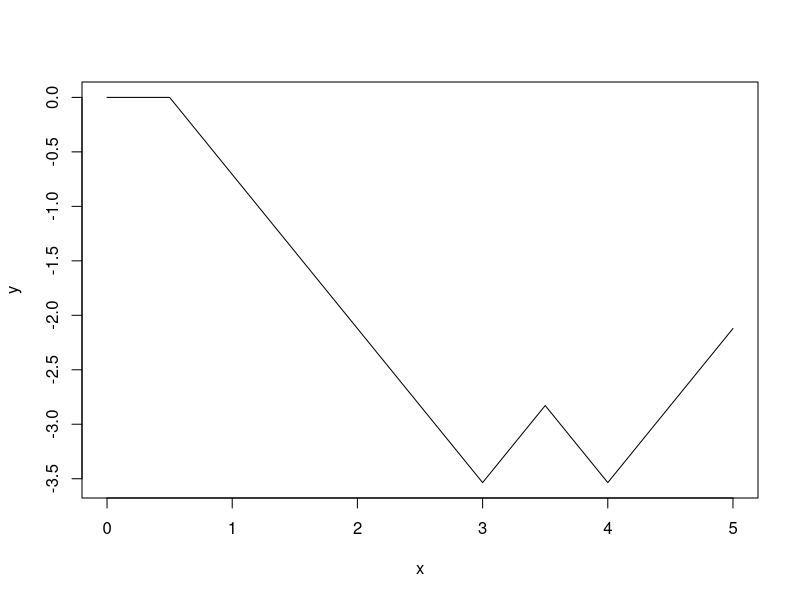
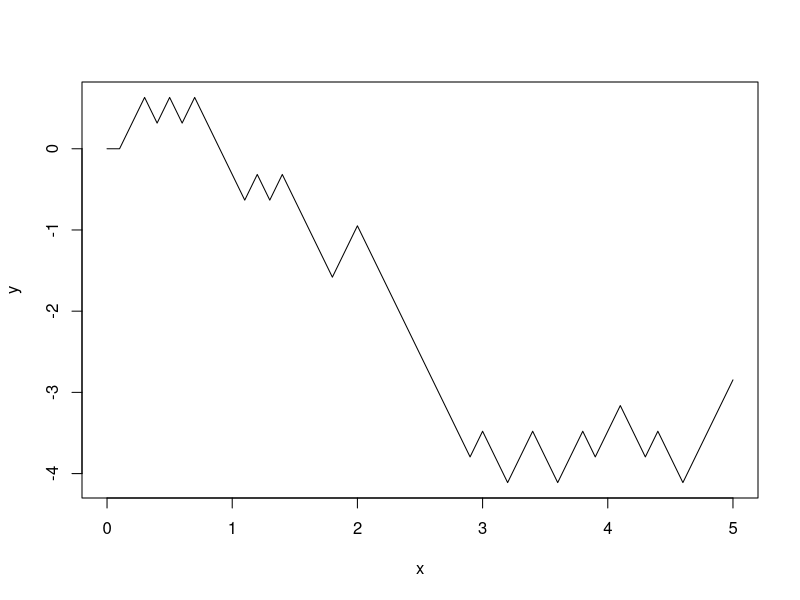
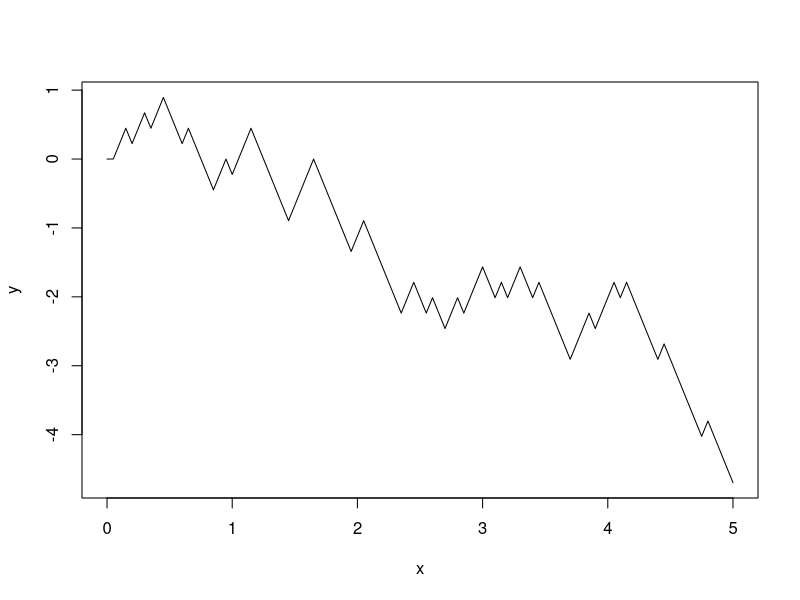
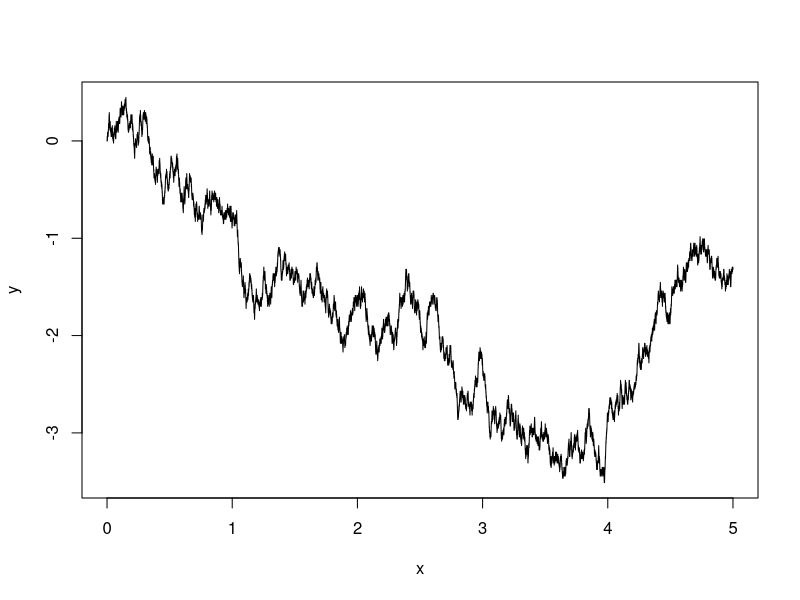
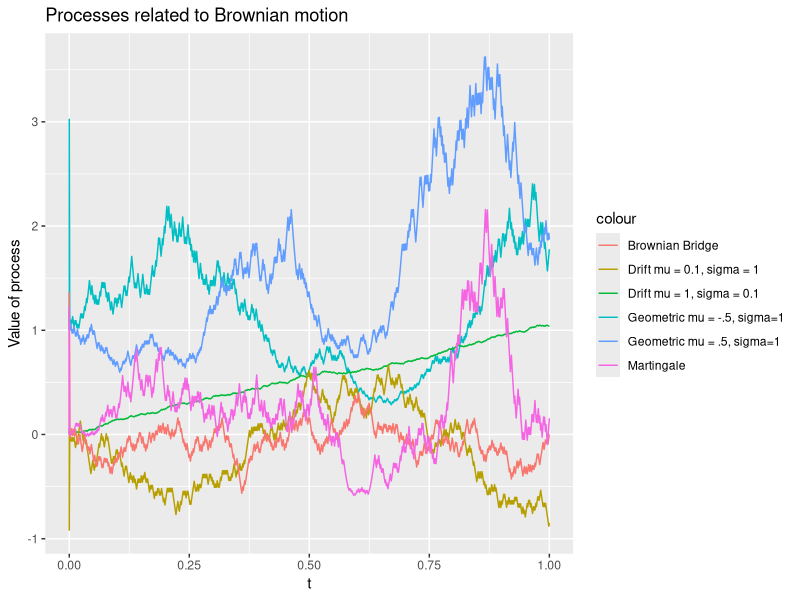

Generate these figures, in order, with R:
rm(list=ls())
library(ggplot2)

##################
### QUESTION 1 ###
##################

# Exercise 1
r <- 0.04
u <- 1.06
d <- 0.98
(1+r-d)/(u-d) 

# Exercise 2
S0 <- c(20)
S1 <- c(21.2,  19.6)
S2 <- c(22.472,  20.776,  19.208)
S3 <- c(23.82032,  22.02256, 20.36048, 18.82384)
S4 <- c(25.24954,   23.34391,  21.58211, 19.95327, 18.44736)

# Exercise 3
p <- c(0.75, 0.25)
V4 <- c((25.24953-20), (23.34391-20), (21.58211-20), 0, 0)
V3 <- c(p%*%V4[1:2], p%*%V4[2:3], p%*%V4[3:4], p%*%V4[4:5])/(1+r)
V2 <- c(p%*%V3[1:2], p%*%V3[2:3], p%*%V3[3:4])/(1+r)
V1 <- c(p%*%V2[1:2], p%*%V2[2:3])/(1+r)
V0 <- c(p%*%V1[1:2])/(1+r)

# Exercise 4
premFee <- (p[1]^4*V4[1] + p[1]^3*p[2]*4*V4[2] + p[1]^2*p[2]^2*6*V4[3] +
  p[1]*p[2]^3*4*V4[4] + p[2]^4*V4[5])*(1+r)^(-4)

# Exercise 5
a4 <- (u*V4[3] - d*V4[2]) / ((1+r)*(u-d))
b4 <- (V4[2] - V4[3])/(S3[2]*(u-d))

a3 <- (u*V3[3] - d*V3[2]) / ((1+r)*(u-d))
b3 <- (V3[2] - V3[3])/(S2[2]*(u-d))

a2 <- (u*V2[2] - d*V2[1]) / ((1+r)*(u-d))
b2 <- (V2[1] - V2[2])/(S1[1]*(u-d))

a1 <- (u*V1[2] - d*V1[1]) / ((1+r)*(u-d))
b1 <- (V1[1] - V1[2])/(S0[1]*(u-d))


##################
### QUESTION 2 ###
##################

# Part 1

Sn <- function(n,T = 5){
  # Create function that produces random walk with step size sqrt(T/n)
  stepsize <- sqrt(T/n)
  Z <- rbinom(n+1,1,0.5)
  Z[Z==1] <- stepsize
  Z[Z==0] <- -stepsize
  X <- rep(0,n+1)
  for ( i in 2:n+1) { 
    X[i] = X[i-1] + Z[i] }
  return(X)
}

# Now plot the process Sn(t) for n = 10,50,100,1000
y <- Sn(10)
x <- seq(0,5,length.out = length(y))
plot(y=y,x=x,type = 'l')

y <- Sn(50)
x <- seq(0,5,length.out = length(y))
plot(y=y,x=x,type = 'l')

y <- Sn(100)
x <- seq(0,5,length.out = length(y))
plot(y=y,x=x,type = 'l')

y <- Sn(10000)
x <- seq(0,5,length.out = length(y))
plot(y=y,x=x,type = 'l')

######################################
# PART 2
######################################

geometric.brownian <- function(n,T,sigma,mu){
  B <- Sn(n,T)
  t <- seq(0,T,length.out = n)
  X <- sigma * B + mu * t
  return(exp(X))
}

brownian.drift <- function(n,T,sigma,mu){
  B <- Sn(n,T)
  t <- seq(0,T,length.out = n)
  X <- sigma * B + mu * t
  return(X)
}

brownian.bridge <- function(n,T){
  B <- Sn(n,T)
  t <- seq(0,1,length.out = n)
  X <- B - t * B[n]
}

martingale <- function(n,T) {
  B <- Sn(n,T)
  t <- seq(0,T,length.out = n)
  return(B^2 - t)
}

n <- 1000
T <- 1
t <- seq(0,T,length.out = n)

simulations <- as.data.frame( 
  cbind(
    t,
    geometric.brownian(n,T,sigma = 1, mu = -0.5),
    geometric.brownian(n,T,sigma = 1, mu = 0.5),
    brownian.drift(n,T,sigma = 0.1, mu = 1),
    brownian.drift(n,T,sigma = 1, mu = 0.1),
    brownian.bridge(n,T),
    martingale(n,T)
  )
)

ggplot(data = simulations,aes(x=t,y=V2)) + 
  labs(x='t', y='Value of process', title = 'Processes related to Brownian motion') +
  geom_line(aes(x=t,y=V2,colour='Geometric mu = -.5, sigma=1')) + 
  geom_line(aes(x=t,y=V3,colour='Geometric mu = .5, sigma=1')) + 
  geom_line(aes(x=t,y=V4,colour='Drift mu = 1, sigma = 0.1')) + 
  geom_line(aes(x=t,y=V5,colour='Drift mu = 0.1, sigma = 1')) +
  geom_line(aes(x=t,y=V6,colour='Brownian Bridge')) +
  geom_line(aes(x=t,y=V7,colour='Martingale'))

